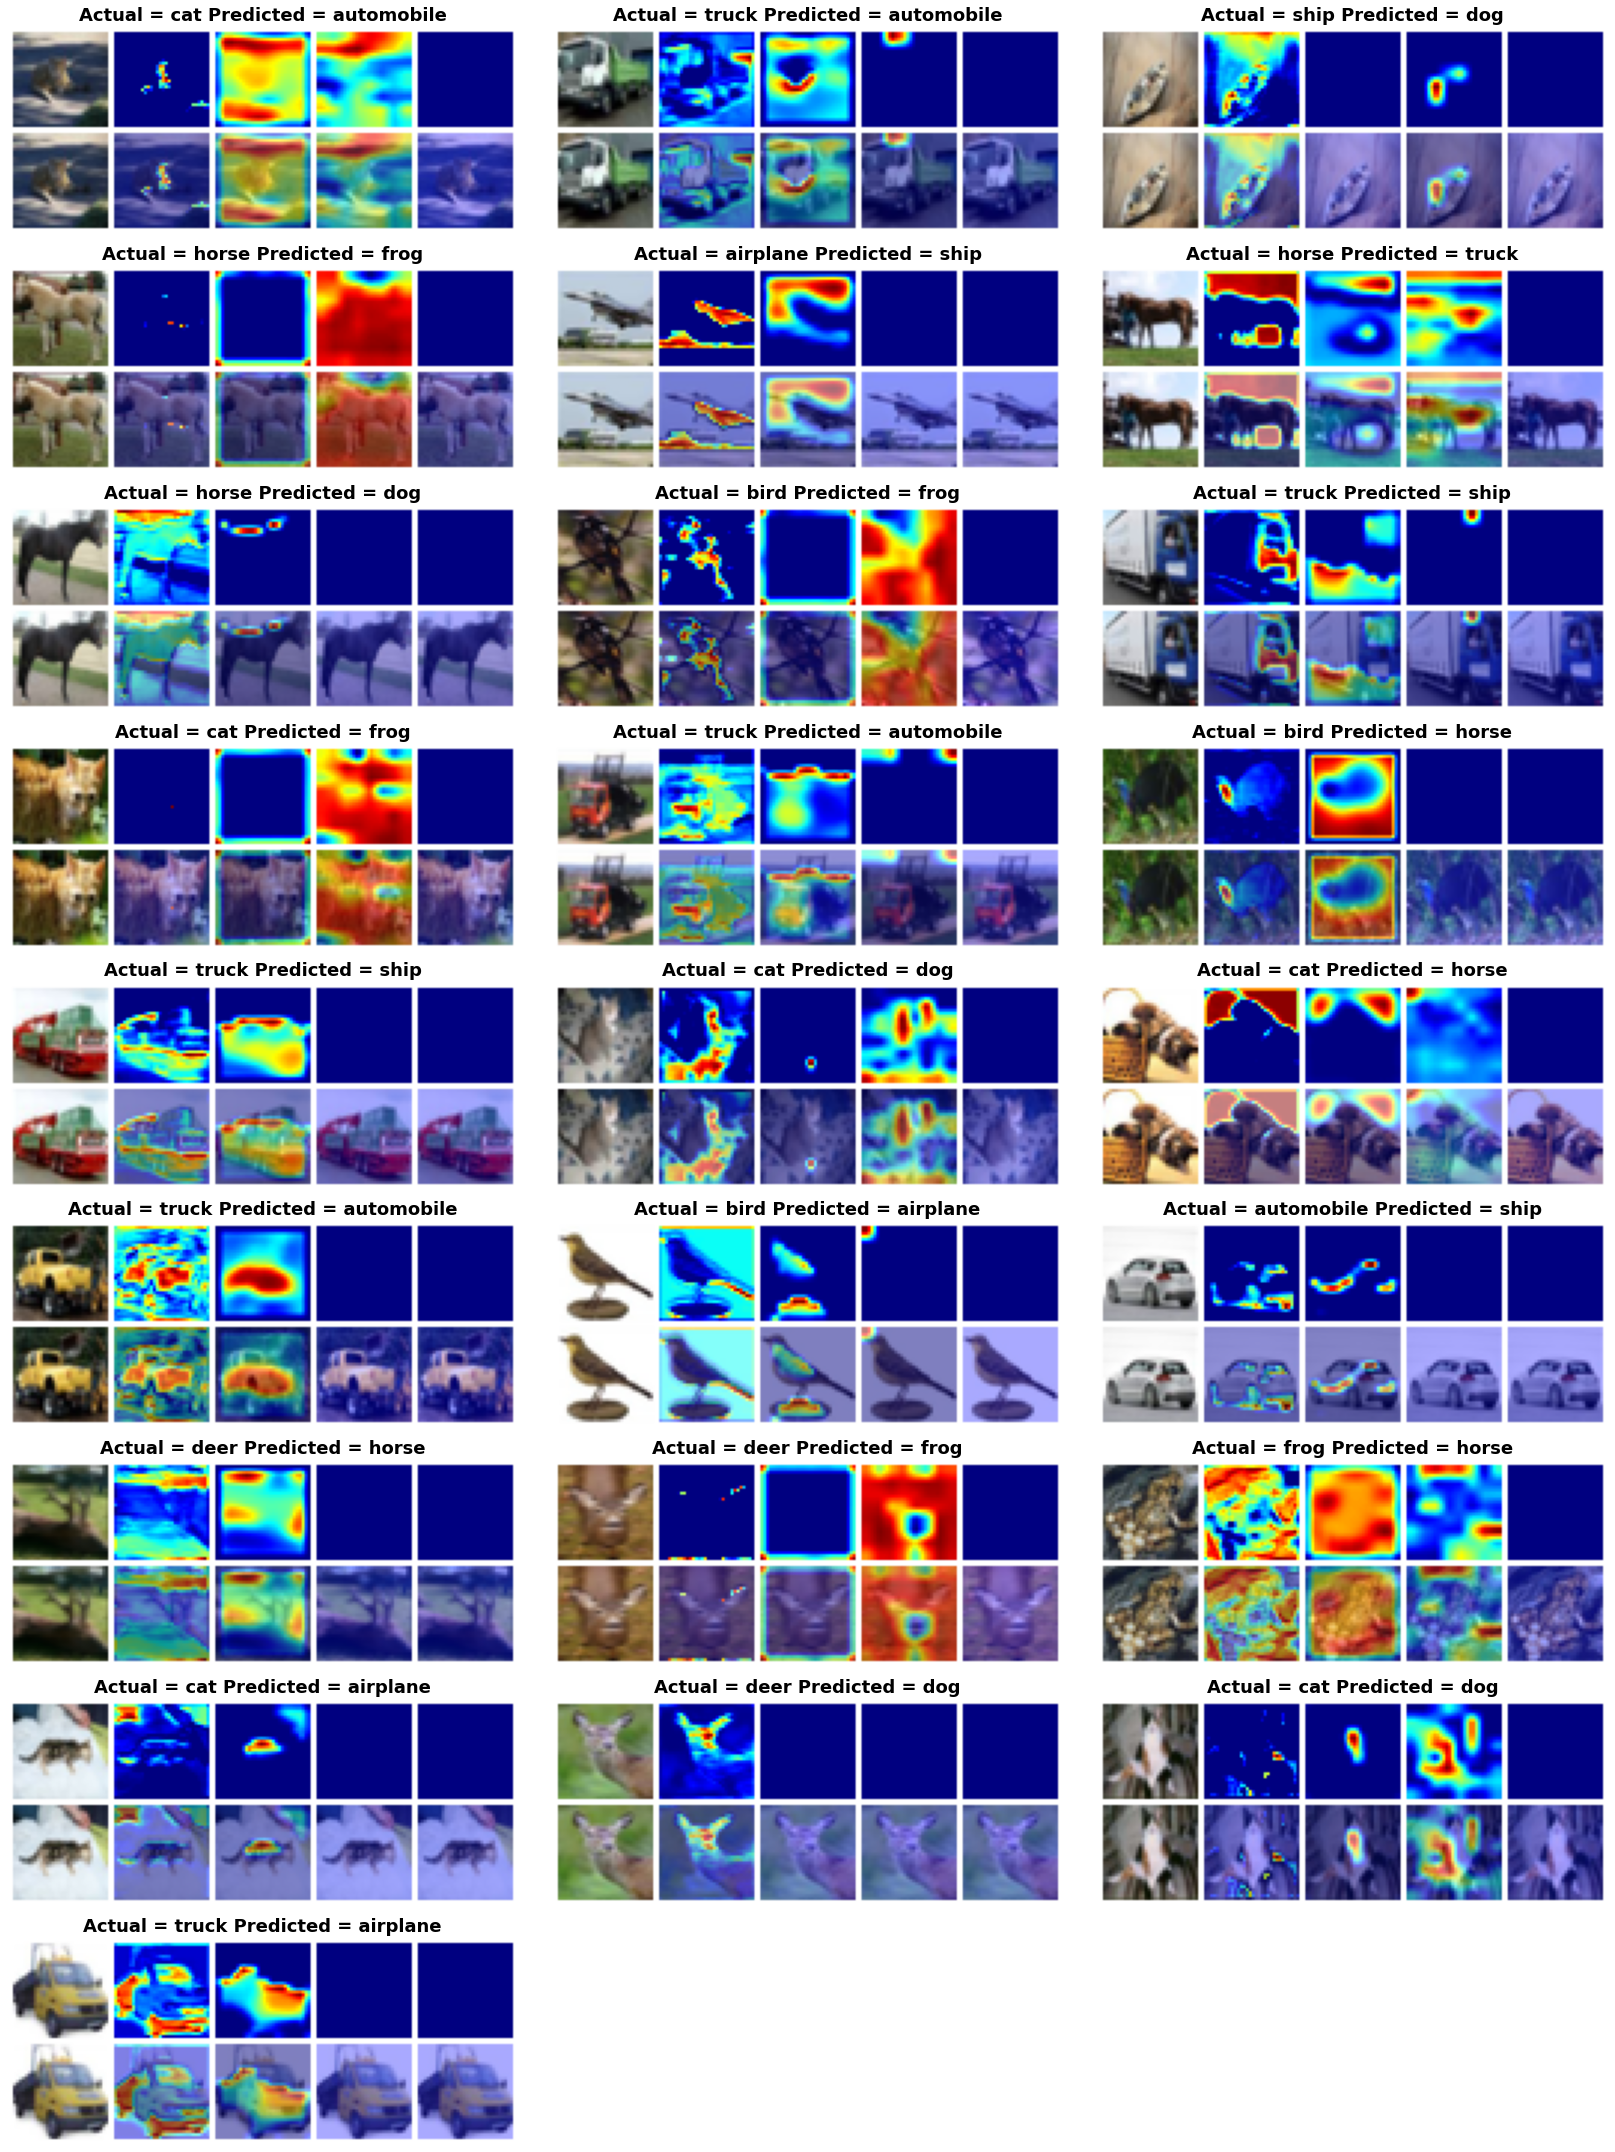

Source code (Python):
import torch
import torch.nn.functional as F
class GradCAM:
    """Calculate GradCAM saliency map.
    Args:
        input: input image with shape of (1, 3, H, W)
        class_idx (int): class index for calculating GradCAM.
                If not specified, the class index that makes the highest model prediction score will be used.
    Return:
        mask: saliency map of the same spatial dimension with input
        logit: model output
    A simple example:
        # initialize a model, model_dict and gradcam
        # get an image and normalize with mean=(0.485, 0.456, 0.406), std=(0.229, 0.224, 0.225)
        img = load_img()
        normed_img = normalizer(img)
        # get a GradCAM saliency map on the class index 10.
        mask, logit = gradcam(normed_img, class_idx=10)
        # make heatmap from mask and synthesize saliency map using heatmap and img
        heatmap, cam_result = visualize_cam(mask, img)
    """

    def __init__(self, model, layer_name):
        self.model = model
        # self.layer_name = layer_name
        self.target_layer = layer_name

        self.gradients = dict()
        self.activations = dict()

        def backward_hook(module, grad_input, grad_output):
            self.gradients['value'] = grad_output[0]

        def forward_hook(module, input, output):
            self.activations['value'] = output

        self.target_layer.register_forward_hook(forward_hook)
        self.target_layer.register_backward_hook(backward_hook)

    def saliency_map_size(self, *input_size):
        device = next(self.model.parameters()).device
        self.model(torch.zeros(1, 3, *input_size, device=device))
        return self.activations['value'].shape[2:]

    def forward(self, input, class_idx=None, retain_graph=False):
        b, c, h, w = input.size()

        logit = self.model(input)
        if class_idx is None:
            score = logit[:, logit.max(1)[-1]].squeeze()
        else:
            score = logit[:, class_idx].squeeze()

        self.model.zero_grad()
        score.backward(retain_graph=retain_graph)
        gradients = self.gradients['value']
        activations = self.activations['value']
        b, k, u, v = gradients.size()

        alpha = gradients.view(b, k, -1).mean(2)
        weights = alpha.view(b, k, 1, 1)

        saliency_map = (weights*activations).sum(1, keepdim=True)
        saliency_map = F.relu(saliency_map)
        saliency_map = F.interpolate(saliency_map, size=(h, w), mode='bilinear', align_corners=False)
        saliency_map_min, saliency_map_max = saliency_map.min(), saliency_map.max()
        saliency_map = (saliency_map - saliency_map_min).div(saliency_map_max - saliency_map_min).data
        
        self.gradients.clear()
        self.activations.clear()
        return saliency_map, logit
    def __call__(self, input, class_idx=None, retain_graph=False):
        return self.forward(input, class_idx, retain_graph)





# ------------------------------------VISUALIZE_GRADCAM-------------------------------------------------------------

import cv2
def visualize_cam(mask, img, alpha=1.0):
    """Make heatmap from mask and synthesize GradCAM result image using heatmap and img.
    Args:
        mask (torch.tensor): mask shape of (1, 1, H, W) and each element has value in range [0, 1]
        img (torch.tensor): img shape of (1, 3, H, W) and each pixel value is in range [0, 1]
    Return:
        heatmap (torch.tensor): heatmap img shape of (3, H, W)
        result (torch.tensor): synthesized GradCAM result of same shape with heatmap.
    """
    heatmap = (255 * mask.squeeze()).type(torch.uint8).cpu().numpy()
    heatmap = cv2.applyColorMap(heatmap, cv2.COLORMAP_JET)
    heatmap = torch.from_numpy(heatmap).permute(2, 0, 1).float().div(255)
    b, g, r = heatmap.split(1)
    heatmap = torch.cat([r, g, b]) * alpha

    result = heatmap+img.cpu()
    result = result.div(result.max()).squeeze()

    return heatmap, result

#-------------------------------------------GradCam View (Initialisation)--------------------------------------------

from torchvision.utils import make_grid, save_image
import numpy as np
import matplotlib.pyplot as plt


def GradCamView(misclassified_images,model,layers,Figsize = (23,30),subplotx1 = 9, subplotx2 = 3):

    fig = plt.figure(figsize=Figsize)
    for i,k in enumerate(misclassified_images['Images']):
        images1 = [k.cpu()/2+0.5]
        images2 =  [k.cpu()/2+0.5]
        for j in layers:
                g = GradCAM(model,j)
                mask, _= g(k.clone().unsqueeze_(0))
                heatmap, result = visualize_cam(mask, k.clone().unsqueeze_(0)/2+0.5 )
                images1.extend([heatmap])
                images2.extend([result])
        # Ploting the images one by one
        grid_image = make_grid(images1+images2, nrow=len(layers)+1, pad_value=1)
        npimg = grid_image.numpy()
        sub = fig.add_subplot(subplotx1, subplotx2, i+1) 
        plt.imshow(np.transpose(npimg, (1, 2, 0)))
        sub.set_title("Actual = " + misclassified_images['Actual'][i] + ' Predicted = ' + misclassified_images['Predicted'][i], fontweight="bold", fontsize=18)
        sub.axis("off")
        plt.tight_layout()
        fig.subplots_adjust(wspace=0)
    plt.savefig('GradCam.png', bbox_inches='tight')